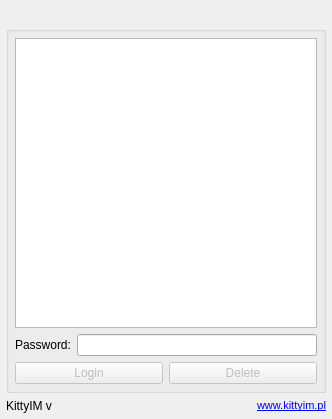
<?xml version="1.0" encoding="UTF-8"?>
<ui version="4.0">
 <class>ProfilesWindow</class>
 <widget class="QDialog" name="ProfilesWindow">
  <property name="geometry">
   <rect>
    <x>0</x>
    <y>0</y>
    <width>332</width>
    <height>419</height>
   </rect>
  </property>
  <property name="minimumSize">
   <size>
    <width>332</width>
    <height>419</height>
   </size>
  </property>
  <property name="maximumSize">
   <size>
    <width>332</width>
    <height>419</height>
   </size>
  </property>
  <property name="windowTitle">
   <string>Choose profile</string>
  </property>
  <property name="windowIcon">
   <iconset resource="../../../res.qrc">
    <normaloff>:/icons/profile.ico</normaloff>:/icons/profile.ico</iconset>
  </property>
  <layout class="QGridLayout">
   <property name="margin">
    <number>6</number>
   </property>
   <item row="0" column="0">
    <widget class="QLabel" name="logoLabel">
     <property name="text">
      <string/>
     </property>
     <property name="pixmap">
      <pixmap resource="../../../res.qrc">:/images/kitty_logo.png</pixmap>
     </property>
    </widget>
   </item>
   <item row="1" column="0">
    <widget class="QGroupBox" name="groupBox">
     <property name="title">
      <string/>
     </property>
     <layout class="QGridLayout">
      <property name="margin">
       <number>6</number>
      </property>
      <item row="0" column="0">
       <widget class="QTreeWidget" name="profilesWidget">
        <property name="iconSize">
         <size>
          <width>48</width>
          <height>48</height>
         </size>
        </property>
        <property name="verticalScrollMode">
         <enum>QAbstractItemView::ScrollPerPixel</enum>
        </property>
        <property name="indentation">
         <number>0</number>
        </property>
        <property name="headerHidden">
         <bool>true</bool>
        </property>
        <column>
         <property name="text">
          <string notr="true"/>
         </property>
        </column>
       </widget>
      </item>
      <item row="1" column="0">
       <layout class="QHBoxLayout">
        <item>
         <widget class="QLabel" name="passwordLabel">
          <property name="text">
           <string>Password:</string>
          </property>
         </widget>
        </item>
        <item>
         <widget class="QLineEdit" name="passwordEdit">
          <property name="echoMode">
           <enum>QLineEdit::Password</enum>
          </property>
         </widget>
        </item>
       </layout>
      </item>
      <item row="2" column="0">
       <layout class="QHBoxLayout">
        <item>
         <widget class="QPushButton" name="loginButton">
          <property name="enabled">
           <bool>false</bool>
          </property>
          <property name="text">
           <string>Login</string>
          </property>
         </widget>
        </item>
        <item>
         <widget class="QPushButton" name="deleteButton">
          <property name="enabled">
           <bool>false</bool>
          </property>
          <property name="text">
           <string>Delete</string>
          </property>
         </widget>
        </item>
       </layout>
      </item>
     </layout>
    </widget>
   </item>
   <item row="2" column="0">
    <layout class="QHBoxLayout">
     <item>
      <widget class="QLabel" name="versionLabel">
       <property name="text">
        <string notr="true">KittyIM v</string>
       </property>
      </widget>
     </item>
     <item>
      <widget class="QLabel" name="websiteLabel">
       <property name="text">
        <string notr="true">&lt;!DOCTYPE HTML PUBLIC &quot;-//W3C//DTD HTML 4.0//EN&quot; &quot;http://www.w3.org/TR/REC-html40/strict.dtd&quot;&gt;
&lt;html&gt;&lt;head&gt;&lt;meta name=&quot;qrichtext&quot; content=&quot;1&quot; /&gt;&lt;style type=&quot;text/css&quot;&gt;
p, li { white-space: pre-wrap; }
&lt;/style&gt;&lt;/head&gt;&lt;body style=&quot; font-family:'MS Shell Dlg 2'; font-size:8.25pt; font-weight:400; font-style:normal;&quot;&gt;
&lt;p style=&quot; margin-top:0px; margin-bottom:0px; margin-left:0px; margin-right:0px; -qt-block-indent:0; text-indent:0px;&quot;&gt;&lt;a href=&quot;http://www.kittyim.pl/&quot;&gt;&lt;span style=&quot; text-decoration: underline; color:#0000ff;&quot;&gt;www.kittyim.pl&lt;/span&gt;&lt;/a&gt;&lt;/p&gt;&lt;/body&gt;&lt;/html&gt;</string>
       </property>
       <property name="alignment">
        <set>Qt::AlignRight|Qt::AlignTrailing|Qt::AlignVCenter</set>
       </property>
       <property name="openExternalLinks">
        <bool>true</bool>
       </property>
      </widget>
     </item>
    </layout>
   </item>
  </layout>
 </widget>
 <tabstops>
  <tabstop>profilesWidget</tabstop>
  <tabstop>passwordEdit</tabstop>
 </tabstops>
 <resources>
  <include location="../../../res.qrc"/>
 </resources>
 <connections/>
</ui>
